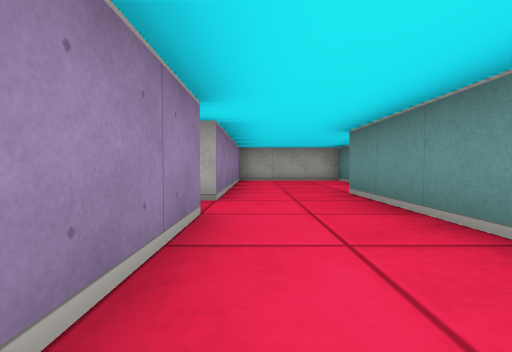
View 1 (above)

15 first-person views from a walk through a cub3D level. The camera is about half as high as the walls, tilts 2° down and sees 85° across. The floor is counted in squares. Each view is taken from the middle of a square. On the plan, view 1 faces up. The plan holds only what a view shows up to about 9 squares ahead; the rest is blank.

View 2
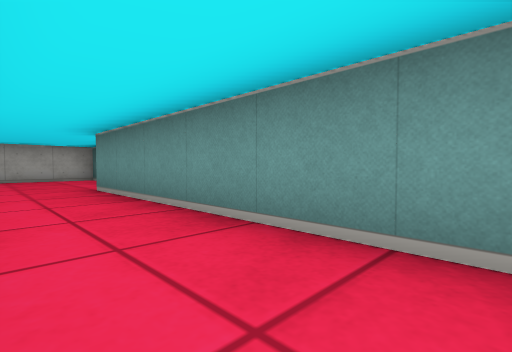

View 3
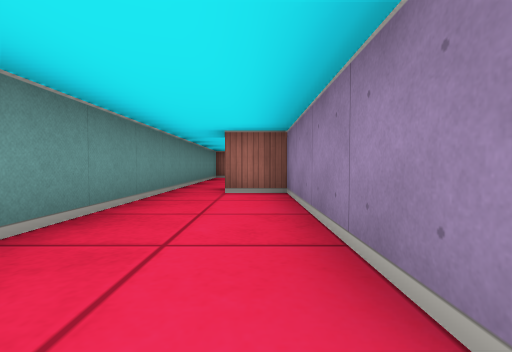

View 4
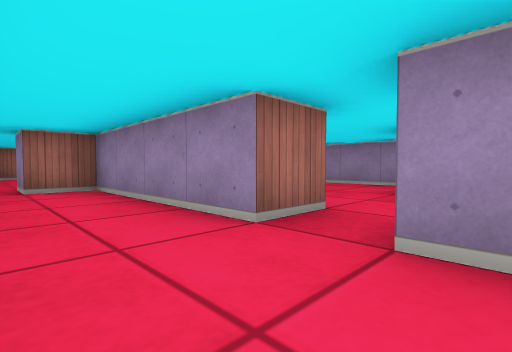

View 5
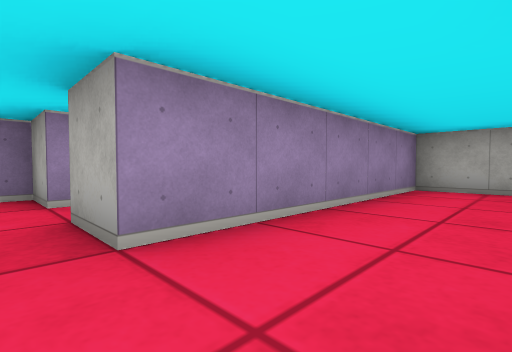

View 6
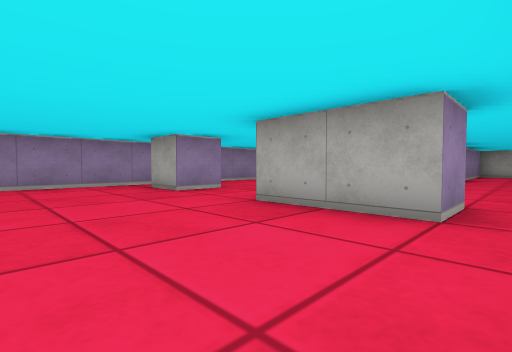

View 7
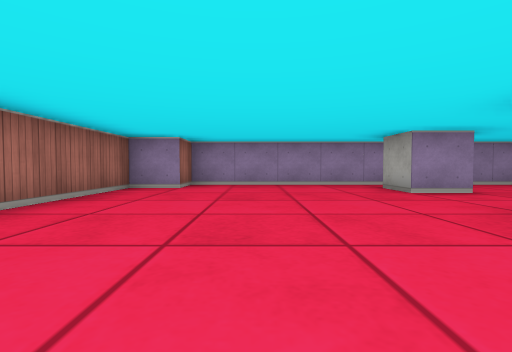

View 8
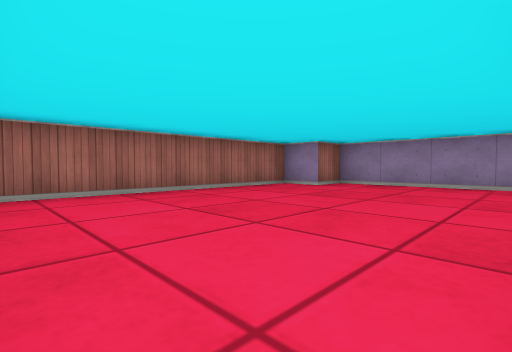

View 9
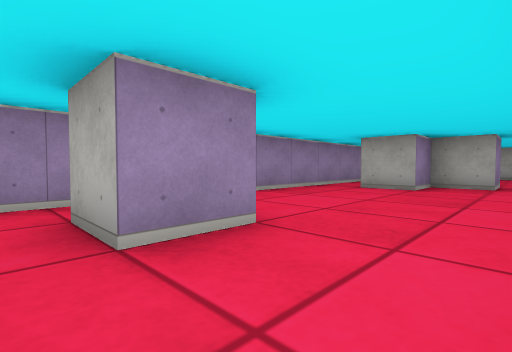

View 10
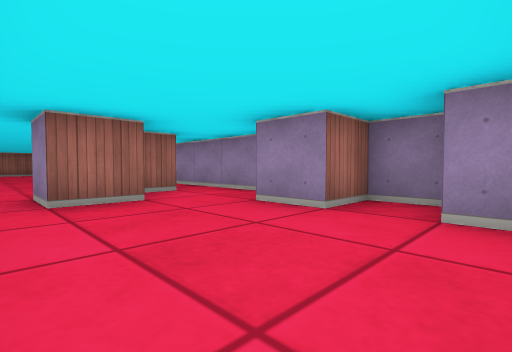

View 11
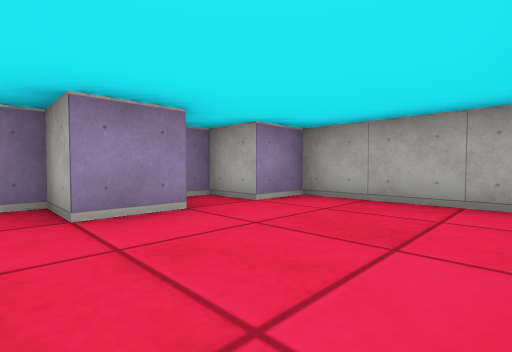

View 12
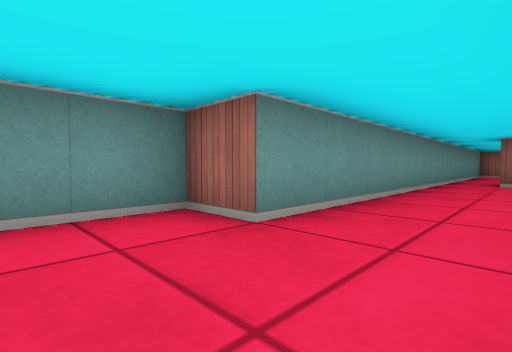

View 13
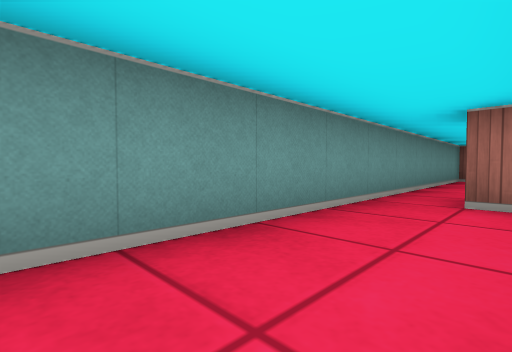

View 14
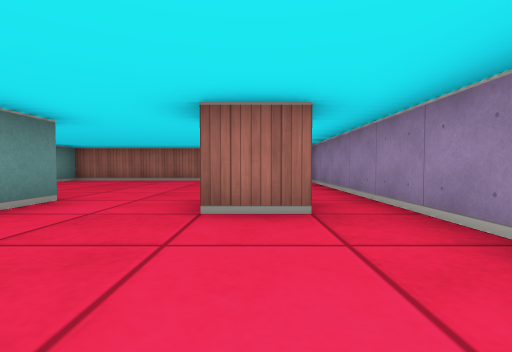

View 15
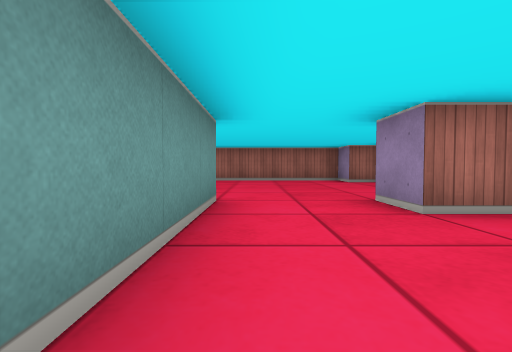

### Floor plan
Points are (right, up) in squares from view 1. A wall is a line through its corners. A room is listed if a view was taken in it or the views show most of it. See-through windows are left out.
Room 1 (views 1, 2, 3, 4, 5, 12, 13)
walls: (-0.5, 2.5) (-0.5, -1.5) (0.5, -1.5); (2.5, 7.5) (2.5, 8.5) (-0.5, 8.5) (-0.5, 3.5); (1.5, -1.5) (1.5, 4.5) (2.5, 4.5) (2.5, 6)
ways out: opening at (-1, 3) to room 2; opening at (1, -2) to room 2
Room 2 (views 6, 7, 8, 9, 14, 15)
walls: (-4.5, -1.5) (-3.5, -1.5) (-3.5, -2.5) (-4.5, -2.5); (0.5, -1.5) (0.5, -2.5) (-1.5, -2.5) (-1.5, 0.5); (-1.5, 2.5) (-0.5, 2.5); (-2.5, 3.5) (-3.5, 3.5) (-3.5, 2.5) (-4.5, 2.5); (-0.5, 3.5) (-1.5, 3.5); (-5.5, 3.5) (-5.5, -6.5) (-4.5, -6.5) (-4.5, -7.5) (1.5, -7.5) (1.5, -1.5)
ways out: opening at (-1, 3) to room 1; opening at (1, -2) to room 1; opening at (-5, 4) to room 3; opening at (-2, 4) to room 3
Room 3 (views 10, 11)
walls: (-3.6, 4.5) (-2.5, 4.5) (-2.5, 3.5); (-2.1, 8.5) (-4.5, 8.5) (-4.5, 7.5) (-5.5, 7.5) (-5.5, 6.5) (-4.5, 6.5) (-4.5, 5.5) (-5.5, 5.5) (-5.5, 3.5); (-4.6, 3.5) (-3.9, 3.5)
ways out: opening at (-5, 4) to room 2; opening at (-2, 4) to room 2

Positions as (right, up) in squares from view 1, and headings:
1: (0, 0), facing up
2: (0, -1), facing up-right
3: (0, 3), facing down
4: (1, 4), facing down-left
5: (1, 3), facing up-left
6: (1, -5), facing up-left
7: (1, -5), facing left
8: (1, -3), facing down-left
9: (-2, -3), facing up-left
10: (-2, 8), facing down-left
11: (-2, 5), facing up-left
12: (0, 6), facing down-right
13: (0, 2), facing down-right
14: (-4, 1), facing down
15: (-2, 1), facing down
